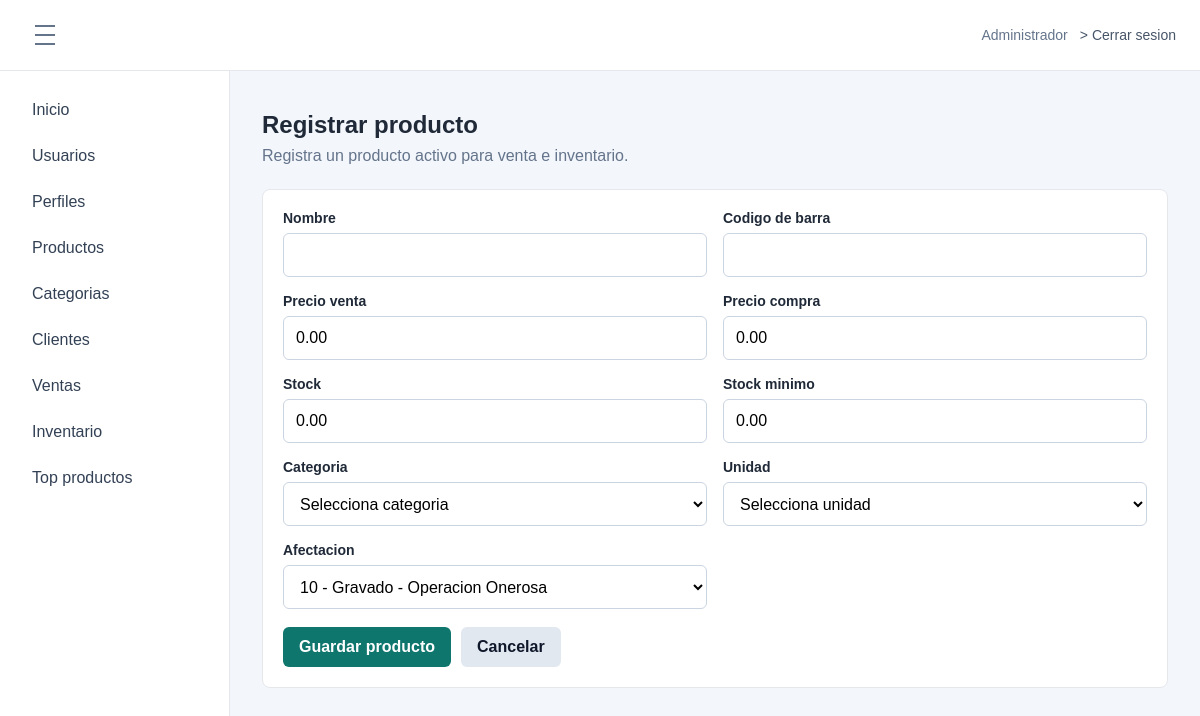
The page /index.php?route=module/productos/crear (signed in) on the database its author committed.
### tables this page shows
CREATE TABLE `opcion` (
  `idopcion` int(11) NOT NULL AUTO_INCREMENT,
  `descripcion` varchar(100) NOT NULL,
  `url` varchar(200) NOT NULL,
  `icono` varchar(50) NOT NULL DEFAULT 'fa-circle',
  `estado` tinyint(1) NOT NULL DEFAULT 1,
  `fecha_creacion` datetime NOT NULL DEFAULT current_timestamp(),
  PRIMARY KEY (`idopcion`)
);

### app/Controllers/ProductoController.php (called while the page is built, shortened)
<?php
class ProductoController
{
    private Product $products;
    private Category $categories;
    private Profile $profiles;
    public function __construct(Product $products, Category $categories, Profile $profiles)
    {
        $this->products = $products;
        $this->categories = $categories;
        $this->profiles = $profiles;
    }
    public function create(): void
    {
        $menuOptions = $this->requireAccess("GET");
        $this->renderForm($menuOptions, $this->emptyProduct(), []);
    }
    private function renderForm(array $menuOptions, array $product, array $errors): void
    {
        $editing = isset($product["idproducto"]);
        $categories = $this->categories->active();
        $units = $this->products->units();
        $affectations = $this->products->taxAffectations();
        require __DIR__ . "/../Views/layout/app.php";
    }
    private function emptyProduct(): array
    {
        return [
            "nombre" => "",
            "codigobarra" => "",
            "pventa" => "0.00",
            "pcompra" => "0.00",
            "stock" => "0.00",
            "stockseguridad" => "0.00",
            "idunidad" => "",
            "idcategoria" => "",
            "idafectacion" => "1"
        ];
    }
    private function requireAccess(string $method): array
    {
        $menuOptions = $this->profiles->menuOptions((int) ($_SESSION["idperfil"] ?? 0));
        return $menuOptions;
    }
}

### app/Models/Profile.php (called while the page is built, shortened)
<?php
class Profile
{
    private PDO $db;
    public function __construct(PDO $db)
    {
        $this->db = $db;
    }
    public function menuOptions(int $profileId): array
    {
        $sql = "SELECT o.descripcion, o.url, o.icono
                FROM acceso a
                INNER JOIN opcion o ON o.idopcion = a.idopcion
                WHERE a.idperfil = :idperfil
                  AND a.estado = 1
                  AND o.estado = 1
                ORDER BY o.idopcion";
        $statement = $this->db->prepare($sql);
        $statement->execute(["idperfil" => $profileId]);
        return $statement->fetchAll();
    }
}

### app/Models/Product.php (called while the page is built, shortened)
<?php
class Product
{
    private PDO $db;
    public function __construct(PDO $db)
    {
        $this->db = $db;
    }
    public function units(): array
    {
        return $this->db->query("SELECT idunidad, descripcion
                                FROM unidad
                                WHERE estado = 1
                                ORDER BY descripcion")->fetchAll(PDO::FETCH_ASSOC);
    }
    public function taxAffectations(): array
    {
        return $this->db->query("SELECT idafectacion, codigo, descripcion
                                FROM afectacion
                                WHERE estado = 1
                                ORDER BY idafectacion")->fetchAll(PDO::FETCH_ASSOC);
    }
}

### app/Models/Category.php (called while the page is built, shortened)
<?php
class Category
{
    private PDO $db;
    public function __construct(PDO $db)
    {
        $this->db = $db;
    }
    public function active(): array
    {
        return $this->db->query("SELECT idcategoria, nombre
                                FROM categoria
                                WHERE estado = 1
                                ORDER BY nombre")->fetchAll(PDO::FETCH_ASSOC);
    }
}

### app/Views/productos/form.php (the view, shortened to what this page needs)
<div class="page-title">
    <h1><?= $editing ? "Editar producto" : "Registrar producto" ?></h1>
    <p><?= $editing ? "Actualiza los datos comerciales y de inventario." : "Registra un producto activo para venta e inventario." ?></p>
</div>
<section class="panel">
    <form class="form-stack" method="post" action="index.php?route=module/productos/<?= $editing ? 'actualizar' : 'guardar' ?>">
        <div class="form-grid">
            <div class="form-field">
                <label for="nombre">Nombre</label>
                <input id="nombre" name="nombre" type="text" maxlength="150" required value="<?= htmlspecialchars($product["nombre"], ENT_QUOTES, "UTF-8") ?>">
            </div>
            <div class="form-field">
                <label for="codigobarra">Codigo de barra</label>
                <input id="codigobarra" name="codigobarra" type="text" maxlength="50" value="<?= htmlspecialchars($product["codigobarra"] ?? "", ENT_QUOTES, "UTF-8") ?>">
            </div>
            <div class="form-field">
                <label for="pventa">Precio venta</label>
                <input id="pventa" name="pventa" type="number" min="0" step="0.01" required value="<?= htmlspecialchars((string) $product["pventa"], ENT_QUOTES, "UTF-8") ?>">
            </div>
            <div class="form-field">
                <label for="pcompra">Precio compra</label>
                <input id="pcompra" name="pcompra" type="number" min="0" step="0.01" required value="<?= htmlspecialchars((string) $product["pcompra"], ENT_QUOTES, "UTF-8") ?>">
            </div>
            <div class="form-field">
                <label for="stock">Stock</label>
                <input id="stock" name="stock" type="number" min="0" step="0.01" required value="<?= htmlspecialchars((string) $product["stock"], ENT_QUOTES, "UTF-8") ?>">
            </div>
            <div class="form-field">
                <label for="stockseguridad">Stock minimo</label>
                <input id="stockseguridad" name="stockseguridad" type="number" min="0" step="0.01" required value="<?= htmlspecialchars((string) $product["stockseguridad"], ENT_QUOTES, "UTF-8") ?>">
            </div>
            <div class="form-field">
                <label for="idcategoria">Categoria</label>
                <select id="idcategoria" name="idcategoria" required>
                    <option value="">Selecciona categoria</option>
                </select>
            </div>
            <div class="form-field">
                <label for="idunidad">Unidad</label>
                <select id="idunidad" name="idunidad" required>
                    <option value="">Selecciona unidad</option>
                </select>
            </div>
            <div class="form-field">
                <label for="idafectacion">Afectacion</label>
                <select id="idafectacion" name="idafectacion" required>
                    <?php foreach ($affectations as $affectation): ?>
                        <option value="<?= (int) $affectation["idafectacion"] ?>" <?= (string) $affectation["idafectacion"] === (string) $product["idafectacion"] ? "selected" : "" ?>><?= htmlspecialchars($affectation["codigo"] . " - " . $affectation["descripcion"], ENT_QUOTES, "UTF-8") ?></option>
                    <?php endforeach; ?>
                </select>
            </div>
        </div>
        <div class="form-actions">
            <button class="btn btn-primary" type="submit" <?= (!$categories || !$units || !$affectations) ? "disabled" : "" ?>><?= $editing ? "Guardar cambios" : "Guardar producto" ?></button>
            <a class="btn btn-light" href="index.php?route=module/productos">Cancelar</a>
        </div>
    </form>
</section>

### app/Views/layout/sidebar.php
<?php $currentRoute = $_GET["route"] ?? "dashboard"; ?>
<aside class="sidebar">
    <nav aria-label="Menu principal">
        <a href="index.php?route=dashboard" <?= $currentRoute === "dashboard" ? 'aria-current="page"' : "" ?>>Inicio</a>
        <?php foreach ($menuOptions as $option): ?>
            <?php $route = $option["url"] ?? ""; ?>
            <a href="index.php?route=<?= urlencode($route) ?>" <?= $currentRoute === $route ? 'aria-current="page"' : "" ?>>
                <?= htmlspecialchars($option["descripcion"]) ?>
            </a>
        <?php endforeach; ?>
    </nav>
</aside>

### public/css/styles.css (style rules this page uses)
* { box-sizing: border-box; }
body { margin: 0; font-family: Arial, sans-serif; color: #1f2937; background: #f3f6fb; }
a { color: inherit; }
.login-card p, .page-title p { margin: 8px 0 24px; color: #64748b; }
label { display: block; margin: 14px 0 7px; font-size: 14px; font-weight: 700; }
input, select { width: 100%; min-height: 44px; padding: 10px 12px; border: 1px solid #cbd5e1; border-radius: 6px; font: inherit; background: #ffffff; }
.btn { display: inline-flex; align-items: center; justify-content: center; min-height: 40px; padding: 10px 16px; border: 0; border-radius: 6px; font: inherit; font-weight: 700; text-decoration: none; cursor: pointer; }
.btn-primary { background: #0f766e; color: #ffffff; }
.btn-light { background: #e2e8f0; color: #0f172a; }
.sidebar { width: 230px; padding: 20px; background: #ffffff; border-right: 1px solid #e5e7eb; transition: width 0.2s ease, padding 0.2s ease, transform 0.2s ease; }
.sidebar nav { display: grid; gap: 8px; }
.sidebar a { padding: 10px 12px; border-radius: 6px; color: #334155; text-decoration: none; }
h1 { margin: 0; font-size: 24px; }
.summary-card, .panel { padding: 20px; background: #ffffff; border: 1px solid #e5e7eb; border-radius: 8px; }
.form-stack { display: grid; gap: 18px; }
.form-grid { display: grid; grid-template-columns: repeat(2, minmax(0, 1fr)); gap: 16px; }
.form-field label { margin-top: 0; }
.form-actions { display: flex; flex-wrap: wrap; gap: 10px; }

### rows shown on the page
opcion: descripcion "Usuarios"
opcion: descripcion "Perfiles"
opcion: descripcion "Productos"
opcion: descripcion "Categorias"
opcion: descripcion "Clientes"
opcion: descripcion "Ventas"
opcion: descripcion "Inventario"
opcion: descripcion "Top productos"

### other values the page prints
$_SESSION["nombre"] "Administrador"
form field idafectacion "10 - Gravado - Operacion Onerosa"
